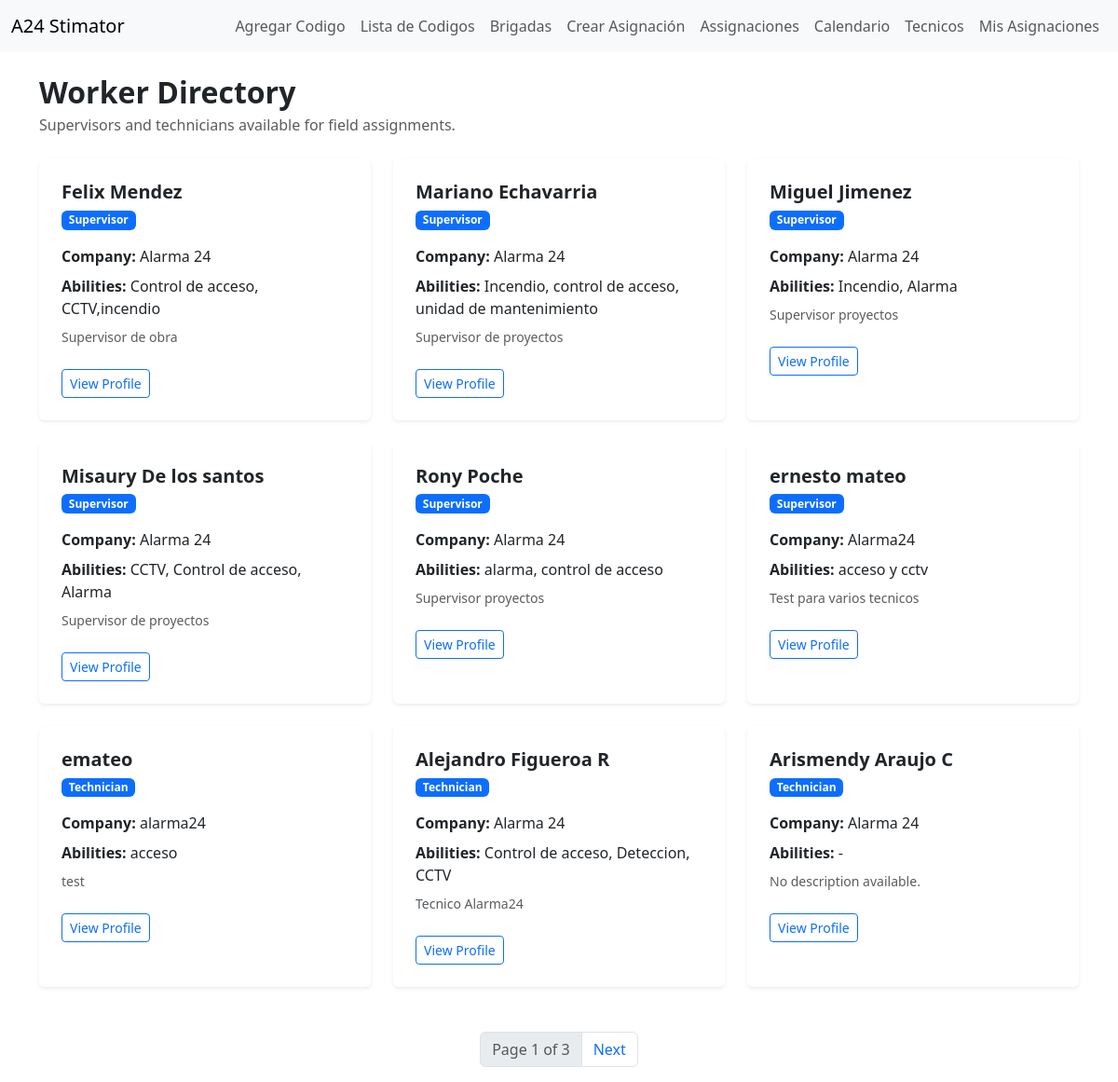
/work-tracking/profiles/ (signed in), run on the app's committed database.
### work_tracking/models.py (models this page shows, shortened)
class UserProfile(models.Model):
    ROLE_MANAGEMENT = 'management'
    ROLE_SUPERVISOR = 'supervisor'
    ROLE_TECHNICIAN = 'technician'
    ROLE_CHOICES = [
        (ROLE_MANAGEMENT, 'Management'),
        (ROLE_SUPERVISOR, 'Supervisor'),
        (ROLE_TECHNICIAN, 'Technician'),
    ]
    user = models.OneToOneField(User, on_delete=models.CASCADE, related_name='profile')
    role = models.CharField(max_length=20, choices=ROLE_CHOICES, default=ROLE_TECHNICIAN)
    age = models.PositiveIntegerField(null=True, blank=True)
    company = models.CharField(max_length=150, null=True, blank=True)
    description = models.TextField(null=True, blank=True)
    abilities = models.TextField(null=True, blank=True)
    created_by = models.ForeignKey(User, on_delete=models.PROTECT, null=True, blank=True,
                                   related_name='created_worker_profiles')
    created_at = models.DateTimeField(auto_now_add=True)
    def is_technician(self):
        return self.role == self.ROLE_TECHNICIAN

### work_tracking/views.py (the view)
# urls.py: path("profiles/", views.worker_directory_view, name="worker_directory"),
@login_required(login_url="login")
def worker_directory_view(request):
    if not hasattr(request.user, "profile"):
        messages.error(request, "Your user does not have a worker profile.")
        return redirect("my_schedule")
    if request.user.profile.is_technician():
        messages.error(request, "You do not have a permission to view the worker directory")
        return redirect("my_schedule")
    profiles = UserProfile.objects.select_related("user").filter(
        role__in=[
            UserProfile.ROLE_SUPERVISOR,
            UserProfile.ROLE_TECHNICIAN,
        ]
    ).order_by("role", "user__first_name", "user__last_name", "user__username")
    paginator = Paginator(profiles,9)
    page_number = request.GET.get("page")
    page_obj = paginator.get_page(page_number)
    return render(
        request,
        "work_tracking/worker_directory.html",
        {
            "profiles": page_obj,
            "page_obj":page_obj,
        },
    )

### work_tracking/templates/work_tracking/worker_directory.html (shortened to what this page needs)
{% extends 'html/layout.html' %}
{% block content %}
<div class="d-flex justify-content-between align-items-center mb-4">
    <div>
        <h2 class="fw-bold mb-1">Worker Directory</h2>
        <p class="text-muted mb-0">Supervisors and technicians available for field assignments.</p>
    </div>
</div>
{% if profiles %}
    <div class="row">
        {% for profile in profiles %}
            <div class="col-md-6 col-xl-4 mb-4">
                <div class="card border-0 shadow-sm h-100">
                    <div class="card-body p-4">
                        <div class="d-flex justify-content-between align-items-start mb-3">
                            <div>
                                <h5 class="fw-bold mb-1">
                                    {{ profile.user.get_full_name|default:profile.user.username }}
                                </h5>
                                <span class="badge bg-primary">
                                    {{ profile.get_role_display }}
                                </span>
                            </div>
                        </div>
                        <p class="mb-2">
                            <strong>Company:</strong>
                            {{ profile.company|default:"-" }}
                        </p>
                        <p class="mb-2">
                            <strong>Abilities:</strong>
                            {{ profile.abilities|default:"-" }}
                        </p>
                        <p class="text-muted small mb-4">
                            {{ profile.description|default:"No description available." }}
                        </p>
                        <a href="{% url 'worker_profile_detail' profile.id %}" class="btn btn-outline-primary btn-sm">
                            View Profile
                        </a>
                    </div>
                </div>
            </div>
        {% endfor %}
    </div>
    {% if page_obj.has_other_pages %}
    <nav class="mt-4" aria-label="Worker directory pagination">
        <ul class="pagination justify-content-center">
            <li class="page-item disabled">
                <span class="page-link">
                    Page {{ page_obj.number }} of {{ page_obj.paginator.num_pages }}
                </span>
            </li>
            {% if page_obj.has_next %}
                <li class="page-item">
                    <a class="page-link" href="?page={{ page_obj.next_page_number }}">
                        Next
                    </a>
                </li>
            {% endif %}
        </ul>
    </nav>
{% endif %}
{% else %}
    <div class="alert alert-info">
        No worker profiles found.
    </div>
{% endif %}
{% endblock %}

### data on the page
UserProfile: user.get_full_name "Felix Mendez", role "Supervisor", company "Alarma 24", abilities "Control de acceso, CCTV,incendio", description "Supervisor de obra"
UserProfile: user.get_full_name "Mariano Echavarria", role "Supervisor", company "Alarma 24", abilities "Incendio, control de acceso, unidad de mantenimiento", description "Supervisor de proyectos"
UserProfile: user.get_full_name "Miguel Jimenez", role "Supervisor", company "Alarma 24", abilities "Incendio, Alarma", description "Supervisor proyectos"
UserProfile: user.get_full_name "Misaury De los santos", role "Supervisor", company "Alarma 24", abilities "CCTV, Control de acceso, Alarma", description "Supervisor de proyectos"
UserProfile: user.get_full_name "Rony Poche", role "Supervisor", company "Alarma 24", abilities "alarma, control de acceso", description "Supervisor proyectos"
UserProfile: user.get_full_name "ernesto mateo", role "Supervisor", company "Alarma24", abilities "acceso y cctv", description "Test para varios tecnicos"
UserProfile: user.get_full_name "emateo", role "Technician", company "alarma24", abilities "acceso", description "test"
UserProfile: user.get_full_name "Alejandro Figueroa R", role "Technician", company "Alarma 24", abilities "Control de acceso, Deteccion, CCTV", description "Tecnico Alarma24"
UserProfile: user.get_full_name "Arismendy Araujo C", role "Technician", company "Alarma 24", abilities "-", description "No description available."

### other printed values
{{ page_obj.number }} "1"
{{ page_obj.paginator.num_pages }} "3"
